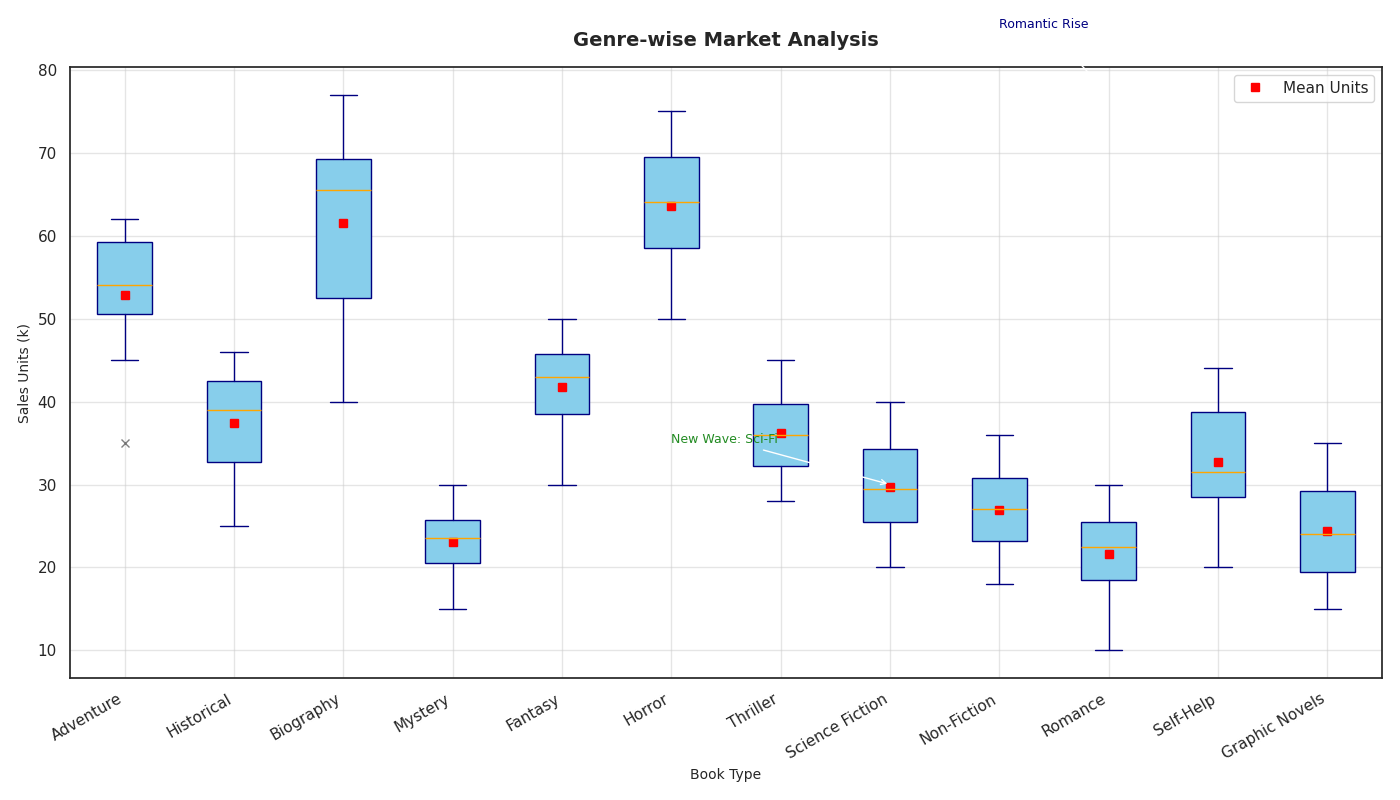

This chart was generated by the following Python code:
import matplotlib.pyplot as plt
import numpy as np

genres = ['Adventure', 'Historical', 'Biography', 'Mystery', 'Fantasy',
          'Horror', 'Thriller', 'Science Fiction', 'Non-Fiction', 'Romance',
          'Self-Help', 'Graphic Novels']

sales_data = [
    [35, 45, 50, 60, 55, 52, 53, 57, 60, 62],
    [25, 30, 35, 32, 40, 38, 41, 43, 44, 46],
    [40, 45, 50, 60, 65, 67, 66, 70, 75, 77],
    [15, 18, 20, 25, 22, 23, 24, 26, 28, 30],
    [30, 35, 40, 38, 42, 44, 46, 45, 48, 50],
    [50, 55, 60, 58, 63, 65, 68, 70, 72, 75],
    [28, 32, 30, 33, 37, 35, 39, 40, 43, 45],
    [20, 22, 25, 27, 29, 30, 32, 35, 37, 40],
    [18, 20, 23, 24, 26, 28, 30, 31, 33, 36],
    [10, 15, 18, 20, 22, 23, 24, 26, 28, 30],
    [20, 25, 28, 30, 35, 33, 30, 40, 42, 44],
    [15, 17, 19, 21, 23, 25, 27, 30, 32, 35]
]

fig, ax = plt.subplots(figsize=(14, 8))

boxes = ax.boxplot(sales_data, patch_artist=True, notch=False,
                   boxprops=dict(facecolor='skyblue', color='navy'),
                   capprops=dict(color='navy'),
                   whiskerprops=dict(color='navy'),
                   flierprops=dict(marker='x', color='lime', alpha=0.5),
                   medianprops=dict(color='orange'),
                   positions=range(1, len(genres) + 1))

ax.set_title('Genre-wise Market Analysis', fontsize=14, fontweight='bold', pad=15)
ax.set_xlabel('Book Type', fontsize=10)
ax.set_ylabel('Sales Units (k)', fontsize=10)

ax.set_xticks(range(1, len(genres) + 1))
ax.set_xticklabels(genres, rotation=30, ha="right")

ax.annotate('Romantic Rise', xy=(10, 77), xytext=(9, 85),
            arrowprops=dict(facecolor='black', arrowstyle='->', lw=1), fontsize=9, color='navy')

ax.annotate('New Wave: Sci-Fi', xy=(8, 30), xytext=(6, 35),
            arrowprops=dict(facecolor='black', arrowstyle='->', lw=1), fontsize=9, color='forestgreen')

for patch in boxes['boxes']:
    patch.set_facecolor('skyblue')

ax.grid(True, linestyle='-', alpha=0.5)

means = [np.mean(sales) for sales in sales_data]
ax.plot(range(1, len(genres) + 1), means, 's', color='red', label='Mean Units')

ax.legend(loc='upper right')

plt.tight_layout()
plt.show()
